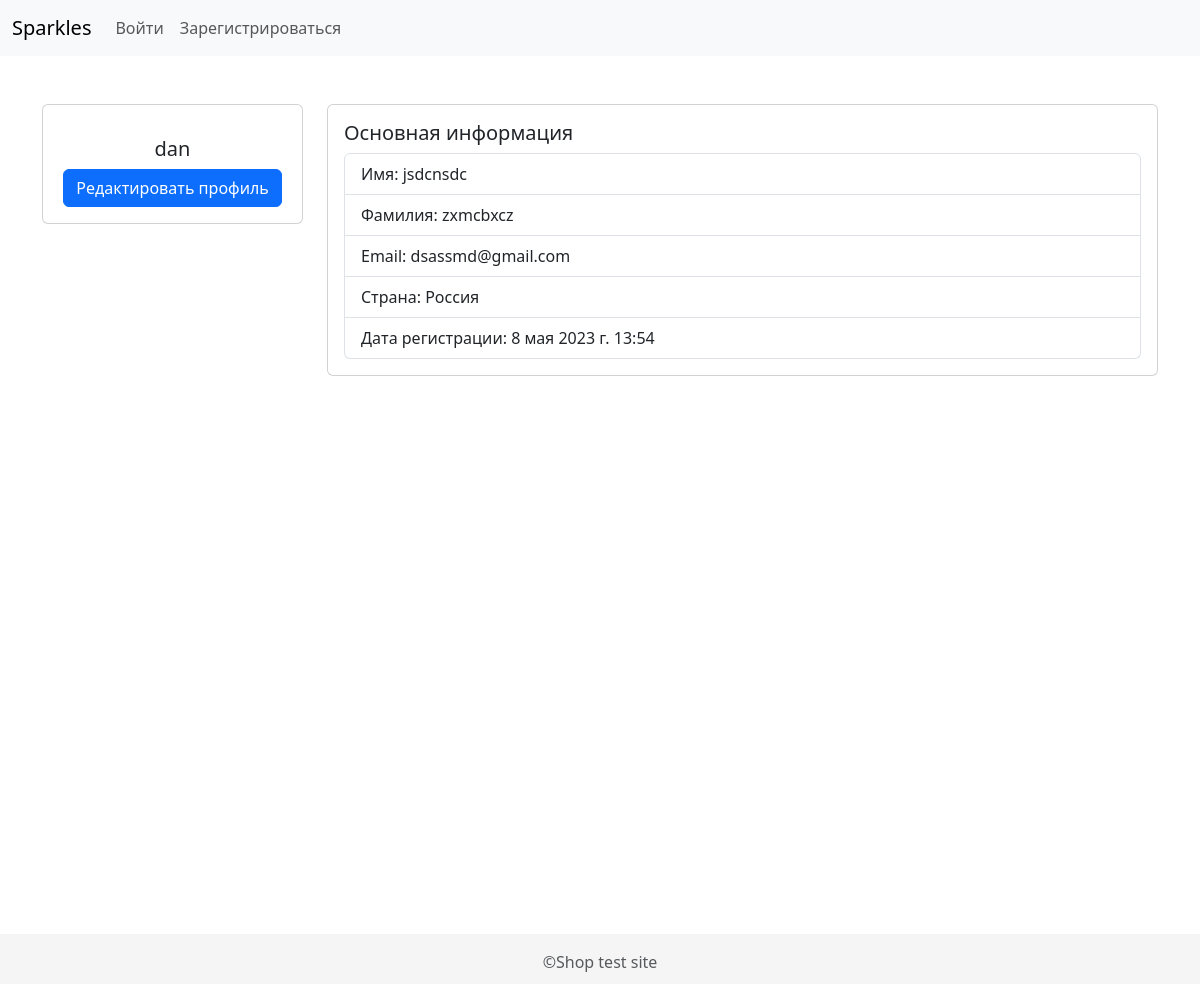
The app's page /users/profile/dan/ with its own data.
### users/models.py (models this page shows, shortened)
class User(AbstractUser):
    country = models.CharField(blank=True, max_length=100, verbose_name='Страна',  choices=COUNTRY_CHOICES)
    class Meta:
        verbose_name = 'Пользователь'
        verbose_name_plural = 'Пользователи'

### users/views.py (the view)
# urls.py: path('profile/<slug:username>/', ProfileView.as_view(), name='profile'),
class ProfileView(DetailView):
    model = User
    template_name = 'users/profile.html'
    context_object_name = 'user'
    slug_field = 'username'
    slug_url_kwarg = 'username'

### users/templates/users/profile.html (shortened to what this page needs)
{% extends 'base.html' %}
{% block content %}
    <div class="row">
      <div class="col-md-3">
        <div class="card mb-3">
          <div class="card-body text-center">
            <h5 class="card-title mt-3">{{ user.username }}</h5>
            <div class="mt-2">
              <a href="{% url 'users:update' user.username %}" class="btn btn-primary btn-block">Редактировать профиль</a>
            </div>
          </div>
        </div>
      </div>
      <div class="col-md-9">
        <div class="card mb-3">
          <div class="card-body">
            <h5 class="card-title">Основная информация</h5>
            <ul class="list-group">
              <li class="list-group-item">Имя: {{ user.first_name }}</li>
              <li class="list-group-item">Фамилия: {{ user.last_name }}</li>
              <li class="list-group-item">Email: {{ user.email }}</li>
              <li class="list-group-item">Страна: {{ user.country }}</li>
              <li class="list-group-item">Дата регистрации: {{ user.date_joined }}</li>
            </ul>
          </div>
        </div>
      </div>
    </div>
{% endblock %}

### users/static/users/css/style.css (style rules this page uses)
html, body { height: 100%; }

### records on screen
User: username "dan", first_name "jsdcnsdc", last_name "zxmcbxcz", email "dsassmd@gmail.com", country "Россия", date_joined "8 мая 2023 г. 13:54"

### other values on screen
{{ link.label }} "Войти" "Зарегистрироваться"
